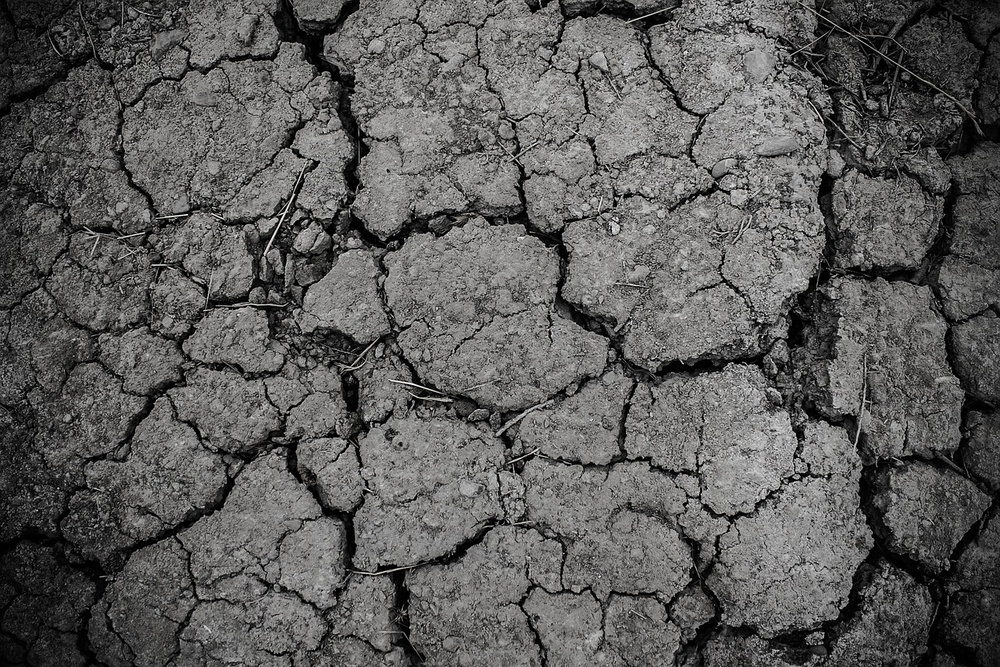
#> input picture Images/crack.jpg, 1000 x 667 px, shrunk from 1280 x 854 before the run
$ python crack.py
#> lines starting #> are read from the running program, lines starting #| are printed output that depends on the picture; after the words box and inside, x2 and y2 are one past the last pixel; in counts of white or black regions, pixels touching at a corner belong together
import cv2

img = cv2.imread("Images/crack.jpg")
#> img is the input picture: shape (667, 1000, 3); mean B, G, R 91, 92.1, 92.6

gray = cv2.cvtColor(img, cv2.COLOR_BGR2GRAY)

edges = cv2.Canny(gray, 50, 150)
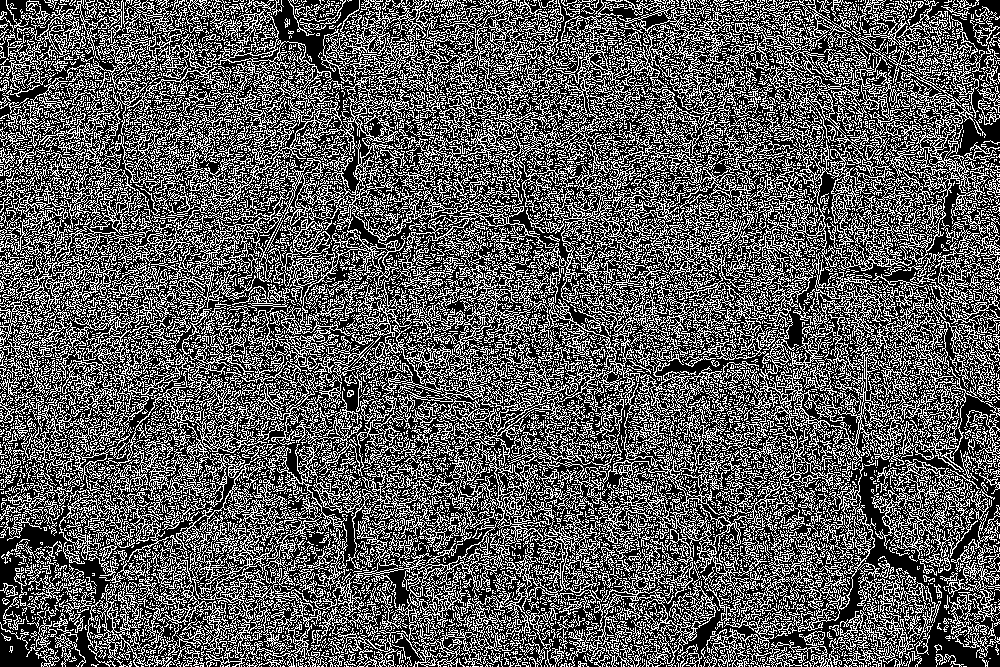
#> edges: shape (667, 1000); 35.5% white in thin lines or dots

cv2.imshow("Cracks", edges)
cv2.waitKey(0)

$ run again, with Images/test.jpg copied over Images/crack.jpg
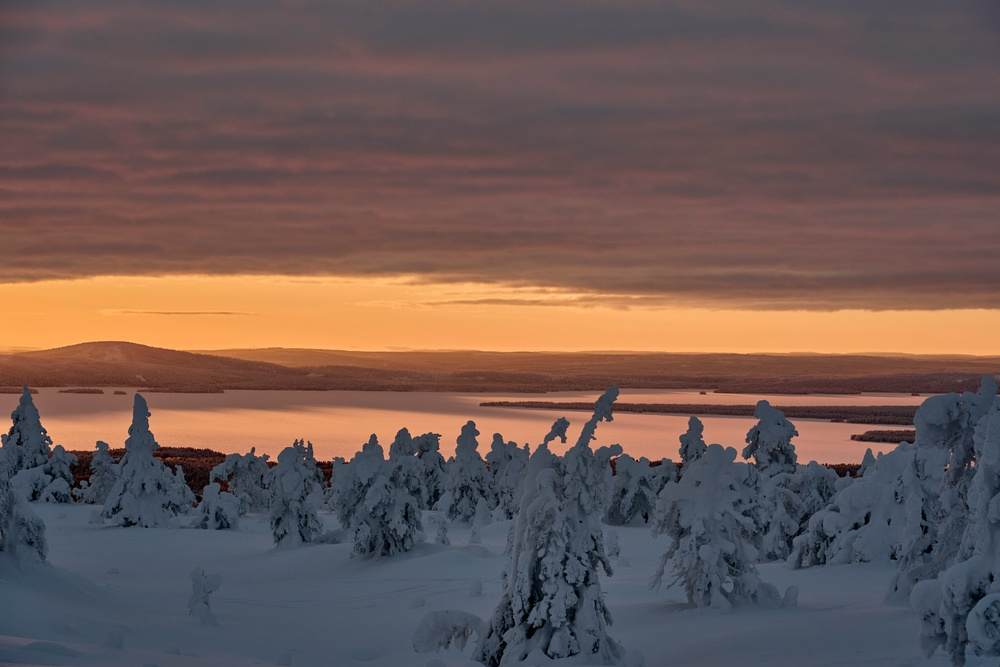
#> input picture Images/test.jpg, 1000 x 667 px, shrunk from 6637 x 4424 before the run
#> img is the input picture: shape (667, 1000, 3); mean B, G, R 84.8, 89.4, 110
#> `gray = cv2.cvtColor(img, cv2.COLOR_BGR2GRAY)`:
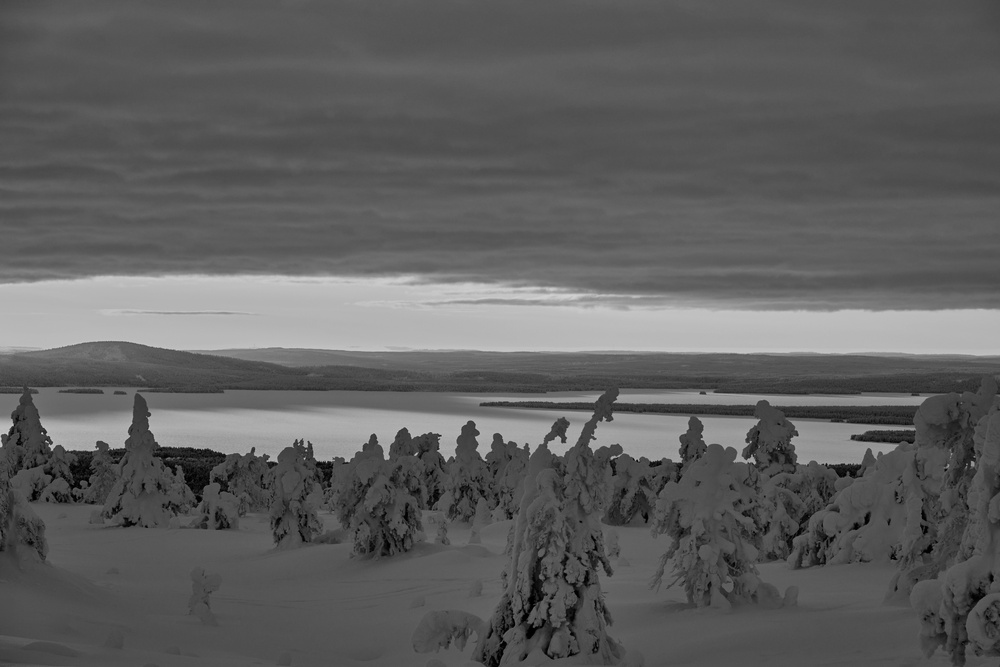
#> gray: shape (667, 1000); min 0, max 215, mean 95
#> `edges = cv2.Canny(gray, 50, 150)`:
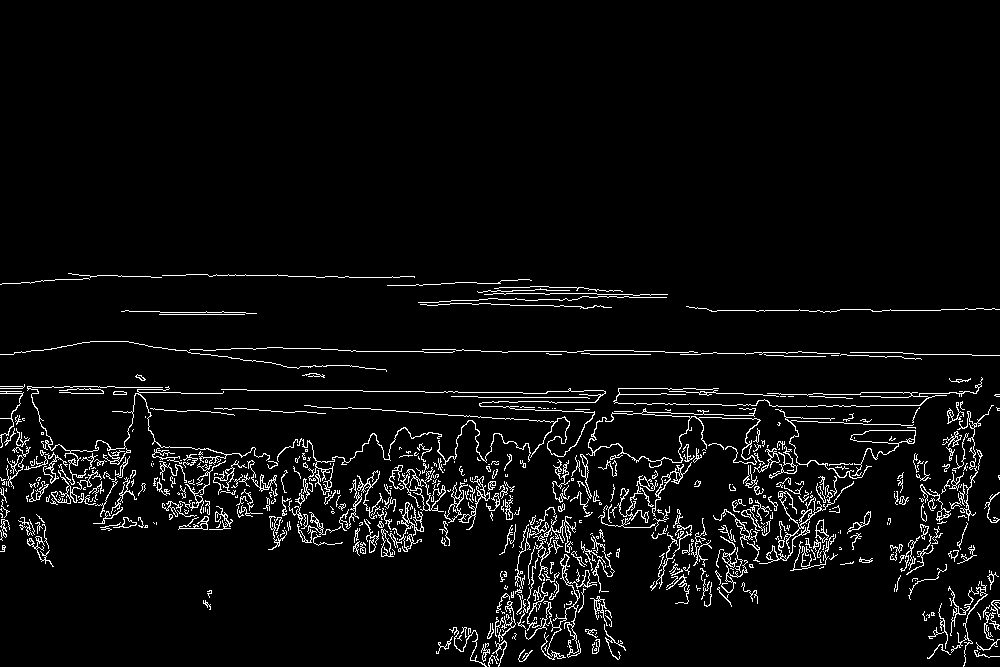
#> edges: shape (667, 1000); 4.6% white in thin lines or dots, all inside (x1, y1, x2, y2) = (0, 273, 1000, 667)
